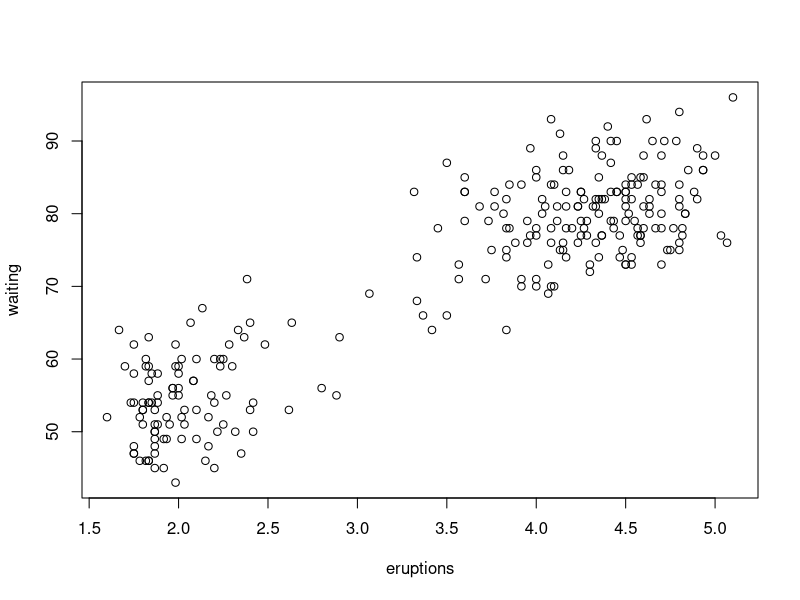
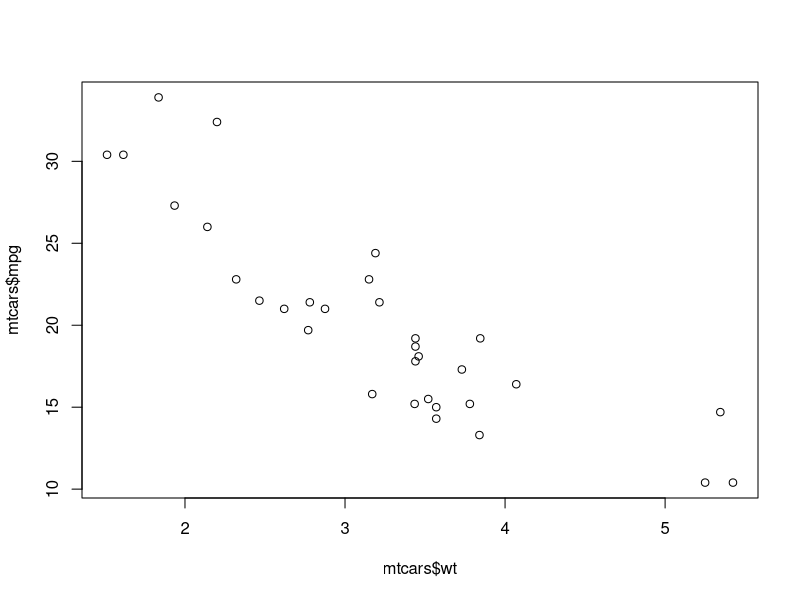

Reproduce these figures in R, in order.
## ---- chunk 1
plot(faithful)
## ---- chunk 2
plot(mtcars$wt, mtcars$mpg)
